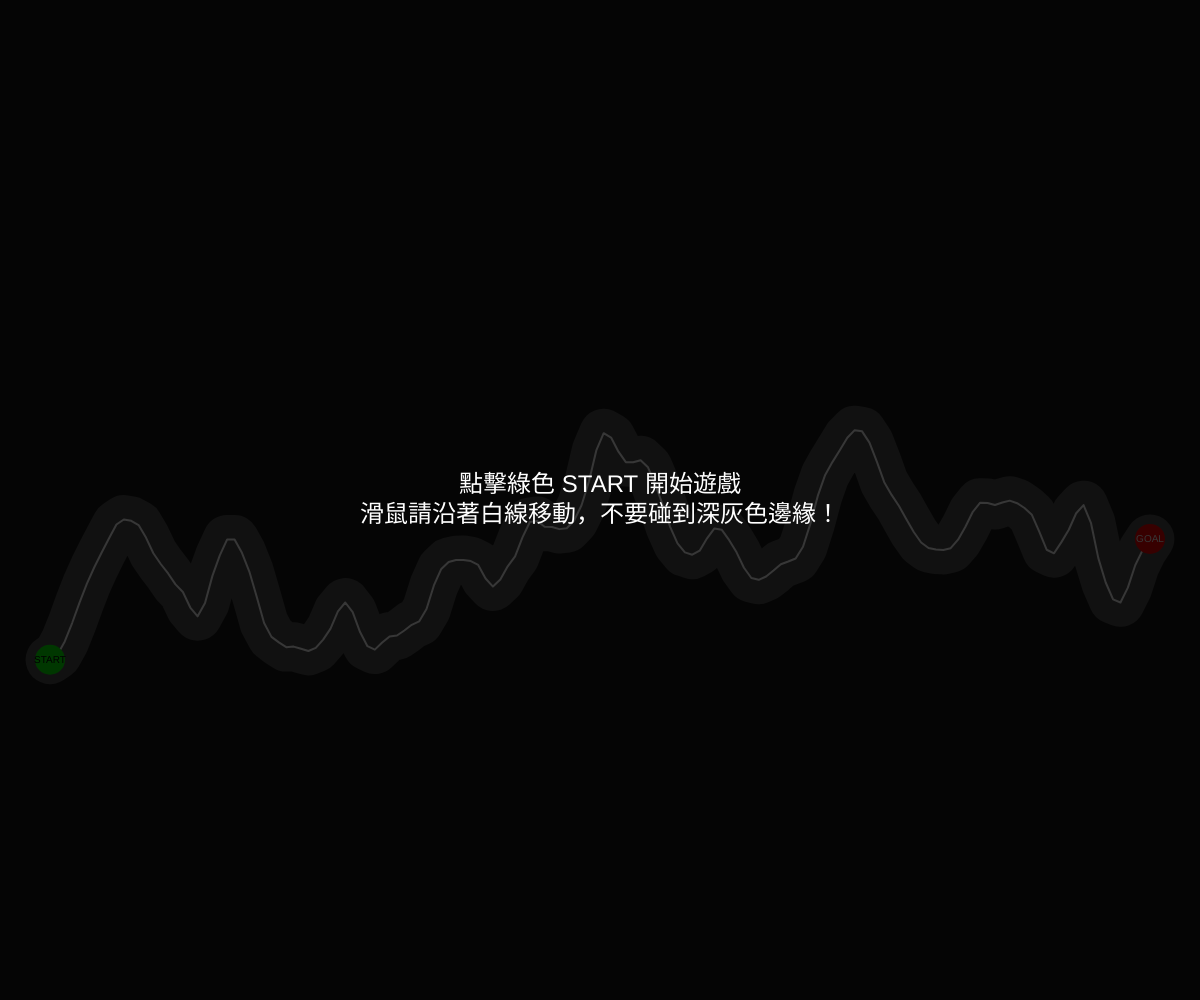
Frame 1 (no input)
Frame 60 (no input): identical to frame 1, image omitted
Frame 120 (the mouse pressed at the canvas centre since frame 60): identical to frame 1, image omitted

The p5.js sketch that drew this single still picture (run headless with seeded random() and noise() and a simulated clock; from frame 60 on, the mouse is pressed at the canvas centre):

// p5.js sketch
// ── sketch.js
let pathPoints = []; // 儲存路徑中心點
let pathWidths = []; // 儲存每個點的通道寬度
let gameState = "START";
let numPoints = 150; // 增加點的密度，讓路線更複雜
let noiseSeedVal;

function setup() {
  createCanvas(windowWidth, windowHeight);
  initGame();
}

function initGame(keepSeed = false) {
  pathPoints = [];
  pathWidths = [];
  if (!keepSeed) {
    noiseSeedVal = random(1000); // 只有非改變視窗大小時才產生新路線
  }
  
  let startX = 50;
  let endX = width - 50;
  let spacing = (endX - startX) / (numPoints - 1);

  for (let i = 0; i < numPoints; i++) {
    let x = startX + i * spacing;
    
    // 使用 Perlin Noise 產生上下起伏 (高度在 100~400 之間)
    // 調整 0.005 這個數值可以改變曲線的「陡峭程度」
    let y = noise(i * 0.05, noiseSeedVal) * (height - 200) + 100; 
    
    // 通道寬度也稍微隨機變化 (30 ~ 60 像素)
    let w = noise(i * 0.1, noiseSeedVal + 100) * 30 + 30;

    pathPoints.push({ x: x, y: y });
    pathWidths.push(w);
  }
  
  gameState = "START";
}

function draw() {
  background(25); // 深灰色背景

  // 1. 繪製複雜路徑
  drawPath();

  // 2. 繪製 Start & Goal 圓圈
  drawMarkers();

  // 3. 處理遊戲狀態
  if (gameState === "START") {
    drawOverlay(color(0, 200), "點擊綠色 START 開始遊戲\n滑鼠請沿著白線移動，不要碰到深灰色邊緣！");
  } 
  else if (gameState === "PLAYING") {
    checkCollision();
    // 提示點
    fill(255, 255, 0);
    noStroke();
    circle(mouseX, mouseY, 6);
  } 
  else if (gameState === "FAIL") {
    drawOverlay(color(200, 0, 0, 180), "失敗！碰到牆壁了\n點擊畫面重新開始");
  } 
  else if (gameState === "SUCCESS") {
    drawOverlay(color(0, 200, 0, 180), "成功！你太強了\n點擊畫面挑戰下一關");
  }
}

function drawPath() {
  // 畫深灰色底色 (牆壁區域)
  noFill();
  stroke(80); // 牆壁顏色
  strokeJoin(ROUND);
  
  // 先畫一層粗的作為通道背景
  beginShape();
  for (let i = 0; i < pathPoints.length; i++) {
    strokeWeight(pathWidths[i] + 10); // 牆壁寬度
    vertex(pathPoints[i].x, pathPoints[i].y);
  }
  endShape();

  // 再畫一層細白線作為導引
  stroke(255);
  strokeWeight(2);
  beginShape();
  for (let p of pathPoints) {
    vertex(p.x, p.y);
  }
  endShape();
}

function drawMarkers() {
  let start = pathPoints[0];
  let end = pathPoints[pathPoints.length - 1];

  // START
  fill(0, 255, 0);
  noStroke();
  circle(start.x, start.y, 30);
  fill(0);
  textSize(10);
  textAlign(CENTER, CENTER);
  text("START", start.x, start.y);

  // GOAL
  fill(255, 0, 0);
  circle(end.x, end.y, 30);
  fill(255);
  text("GOAL", end.x, end.y);
}

function drawOverlay(c, txt) {
  fill(c);
  rect(0, 0, width, height);
  fill(255);
  textSize(24);
  textAlign(CENTER, CENTER);
  text(txt, width / 2, height / 2);
}

function mousePressed() {
  if (gameState === "START") {
    let start = pathPoints[0];
    if (dist(mouseX, mouseY, start.x, start.y) < 30) {
      gameState = "PLAYING";
    }
  } else if (gameState === "FAIL" || gameState === "SUCCESS") {
    initGame();
  }
}

function checkCollision() {
  // 檢查滑鼠是否在通道內
  let inSafeZone = false;

  // 起點與終點的圓圈範圍 (半徑 15) 也算作安全區域，避免滑鼠超出線段端點時直接失敗
  let start = pathPoints[0];
  let end = pathPoints[pathPoints.length - 1];
  if (dist(mouseX, mouseY, start.x, start.y) <= 15) inSafeZone = true;
  if (dist(mouseX, mouseY, end.x, end.y) <= 15) inSafeZone = true;

  for (let i = 0; i < pathPoints.length - 1; i++) {
    let p1 = pathPoints[i];
    let p2 = pathPoints[i + 1];

    // 判斷滑鼠 X 是否在這個線段區間內
    if (mouseX >= p1.x && mouseX <= p2.x) {
      // 計算當前 X 對應的中心 Y 座標
      let t = (mouseX - p1.x) / (p2.x - p1.x);
      let centerY = lerp(p1.y, p2.y, t);
      let currentW = lerp(pathWidths[i], pathWidths[i+1], t);

      // 深灰色邊緣的寬度為 currentW + 10，安全半徑放寬為 (currentW + 10) / 2
      if (abs(mouseY - centerY) <= (currentW + 10) / 2) {
        inSafeZone = true;
      }
      break; 
    }
  }

  // 判斷是否抵達終點
  if (dist(mouseX, mouseY, end.x, end.y) < 20) {
    gameState = "SUCCESS";
    return;
  }

  if (!inSafeZone) {
    gameState = "FAIL";
  }
}

function windowResized() {
  resizeCanvas(windowWidth, windowHeight);
  // 調整視窗大小時，保持原本的隨機路線形狀（傳入 true）
  initGame(true);
}
// ── style.css
html, body {
  margin: 0;
  padding: 0;
  overflow: hidden;
  background-color: #222;
  color: white;
  font-family: sans-serif;
}

canvas {
  display: block;
  cursor: crosshair; 
}
